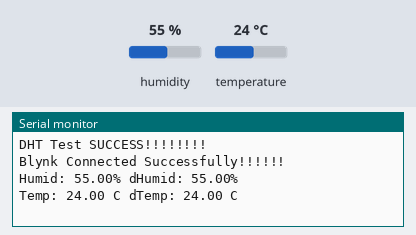
Recording of a sketch running on a simulated ESP8266 (NodeMCU). On the bench: the last lines printed to the serial monitor. Inputs (shaded band) come from the test bench; at power-on: humidity 55 %, temperature 24 °C. WiFi joins after 1.5 s; servers stay silent unless stated.

Above: at 3.0 s.
3.1 s: humidity set to 22 %
At 4.6 s:
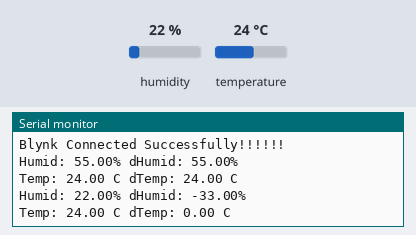
5.8 s: temperature set to 12 °C
At 7.1 s:
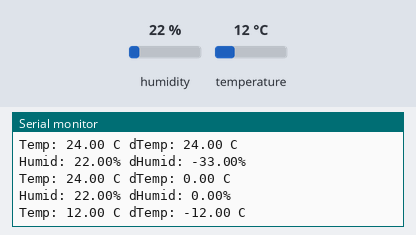
8.5 s: humidity set to 40 %
At 10.8 s:
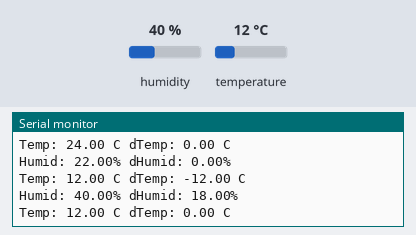
Timing chart, 0 to 12.3 s (numbered marks = the images above; inputs shaded):
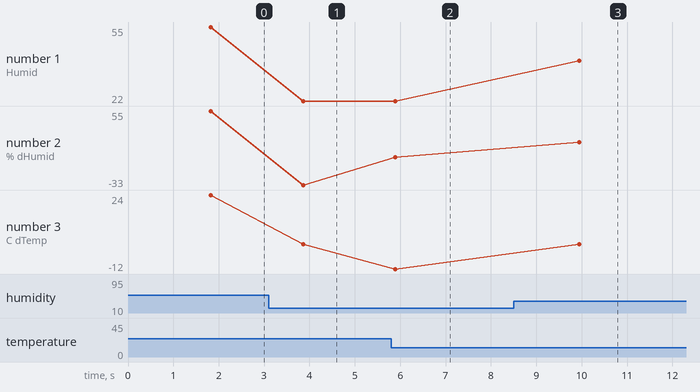

Measured:
- after the input at 3.1 s, the serial monitor: prints a new line after 0.76 s (image 1)
- after the input at 5.8 s, the serial monitor: prints a new line after 0.09 s (image 2)
- after the input at 8.5 s, the serial monitor: prints a new line after 1.4 s (image 3)
- plotted number 1: 55 → 22 after the input at 3.1 s, 22 → 40 after the input at 8.5 s
- plotted number 2: 55 → -33 after the input at 3.1 s, 0 → 18 after the input at 8.5 s
- plotted number 3: 24 → 0 after the input at 3.1 s, 0 → -12 after the input at 5.8 s

The sketch:

sketch_sep8a.ino
```cpp
#define BLYNK_TEMPLATE_ID "TMPL3lG9PnOm_"
#define BLYNK_TEMPLATE_NAME "DHT IoT"
#define BLYNK_AUTH_TOKEN "s-7elCeQlL7dFJY7vhfSqBUn7PmirJr7"

#include <DHT.h>
#include <BlynkSimpleEsp8266.h>

char auth[] = "s-7elCeQlL7dFJY7vhfSqBUn7PmirJr7";
char ssid[] = "OnePlus Nord 2T 5G";
char pass[] = "j6khrwig";

#define DHTPIN 4 //Data pin is connected to D2 on ESP
#define DHTTYPE DHT11 //Name the sensor as an object

float pH = 0; // Previous value of Humidity
float pT = 0; // Previous value of Temperature
float dH = 0; // Change in Humidity
float dT = 0; // Change in Temperature

DHT dht(DHTPIN,DHTTYPE);

void setup()
{
  Serial.begin(9600);
  Serial.println("DHT Test SUCCESS!!!!!!!!");
  Blynk.begin(auth, ssid, pass);
  Serial.println("Blynk Connected Successfully!!!!!!");
  dht.begin();
}

void loop()
{
  float humidity = dht.readHumidity();
  float temperature = dht.readTemperature();
  float flag = dht.readTemperature(true);
  if(isnan(humidity) || isnan(temperature) || isnan(flag))
  {
    Serial.println("Something has gone terribly wrong");
    return;
  }
  dH = humidity - pH;
  dT = temperature - pT;

  if (dH != 0 || dT != 0)
  {
    Serial.print("Humid: ");
    Serial.print(humidity);
    Serial.print("% ");

    Serial.print("dHumid: ");
    Serial.print(dH);
    Serial.print("% ");
    Serial.println();

    Serial.print("Temp: ");
    Serial.print(temperature);
    Serial.print(" C ");

    Serial.print("dTemp: ");
    Serial.print(dT);
    Serial.print(" C");
    Serial.println();
  }
  Blynk.virtualWrite(V0, temperature);
  Blynk.virtualWrite(V1, humidity);
  Blynk.virtualWrite(V2, dT);
  Blynk.virtualWrite(V3, dH);
  delay (1000);
  pH = humidity;
  pT = temperature;
}
```
